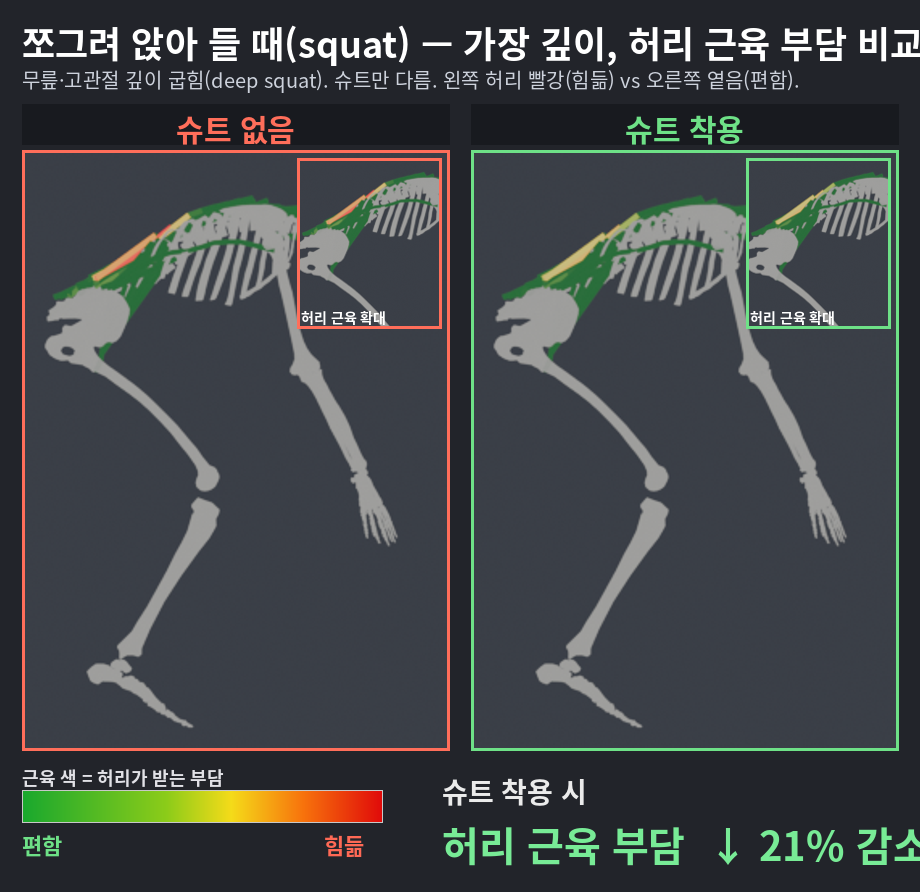
#> input picture opensim_analysis/thoracolumbar_fb/docs/images/literature_review/squat_deepflex_compare_grid.png, 920 x 892 px
$ python -i make_squat_compare.py   (imports and definitions only)
#> lines starting #> are read from the running program, lines starting #| are printed output that depends on the picture; after the words box and inside, x2 and y2 are one past the last pixel; in counts of white or black regions, pixels touching at a corner belong together
#> `colw=max(off.width,on.width); PAD=22; TOP=150; BAN=120`: PAD = 22
#> `W=2*colw+3*PAD; H=TOP+PH+PAD+BAN; BG=(34,36,42)`: H = 892
from PIL import Image, ImageDraw, ImageFont
import os, json, numpy as np
SRC="/tmp/cmp_render/squat_pub"  # squat deep-flexion t=1.992, AMIN0.13 VMAX0.43
# [1 line not run here, left out]
# [1 line that did not run here, left out]
# [1 line that did not run here, left out]
OUTDIR="/data/wearable-assist/opensim_analysis/thoracolumbar_fb/docs/images/literature_review"
OUT=os.path.join(OUTDIR,"squat_deepflex_compare_grid.png")
def F(s,b=False): return ImageFont.truetype("/usr/share/fonts/opentype/noto/NotoSansCJK-%s.ttc"%("Bold" if b else "Regular"),s)
def crop(p):
    im=Image.open(p).convert("RGB"); a=np.asarray(im).astype(int); bg=a[2,2]
    m=np.abs(a-bg).sum(2)>26; ys,xs=np.where(m)
    return im.crop((max(0,xs.min()-14),max(0,ys.min()-14),min(im.width,xs.max()+14),min(im.height,ys.max()+14)))
PH=600
def sc(im): return im.resize((int(im.width*PH/im.height),PH))
# [1 line that did not run here, left out]
# [1 line that did not run here, left out]
# [1 line that did not run here, left out]
# [1 line that did not run here, left out]
# [2 lines not run here, left out]
def zoom_es(p):
    im=Image.open(p).convert("RGB"); a=np.asarray(im).astype(int); bg=a[2,2]
    m=np.abs(a-bg).sum(2)>26; ys,xs=np.where(m); x0,y0,x1,y1=xs.min(),ys.min(),xs.max(),ys.max()
    w=x1-x0; h=y1-y0
    return im.crop((x0, y0, x0+int(w*0.62), y0+int(h*0.5)))
# [1 line that did not run here, left out]
# [1 line that did not run here, left out]
ZH=170
#> ZH = 170
# [10 lines not run here, left out]
# legend
lx=PAD; ly=TOP+PH+PAD+18; lw=360; lh=32
#> lx = 22
#> ly = 790
GYR=[(0.0,0.10,0.66,0.18),(0.4,0.55,0.80,0.10),(0.58,0.96,0.86,0.10),(0.78,0.97,0.45,0.05),(1.0,0.88,0.04,0.04)]
def lut(x):
    for i in range(len(GYR)-1):
        t0,r0,g0,b0=GYR[i]; t1,r1,g1,b1=GYR[i+1]
        if x<=t1:
            f=(x-t0)/(t1-t0) if t1>t0 else 0; return (r0+(r1-r0)*f,g0+(g1-g0)*f,b0+(b1-b0)*f)
    return GYR[-1][1:]
# [5 lines not run here, left out]
mx=lx+lw+60
#> mx = 442
# [3 lines not run here, left out]

>>> result = zoom_es('../../docs/images/literature_review/squat_deepflex_compare_grid.png')
#> in zoom_es, im is the input picture: PIL image 920x892 RGB; mean R, G, B 65.5, 69.5, 71.1
#> in zoom_es (call 3), `bg = a[2, 2]`: bg = [34, 36, 42]
#> in zoom_es (call 3), `m = np.abs(a - bg).sum(2) > 26`:
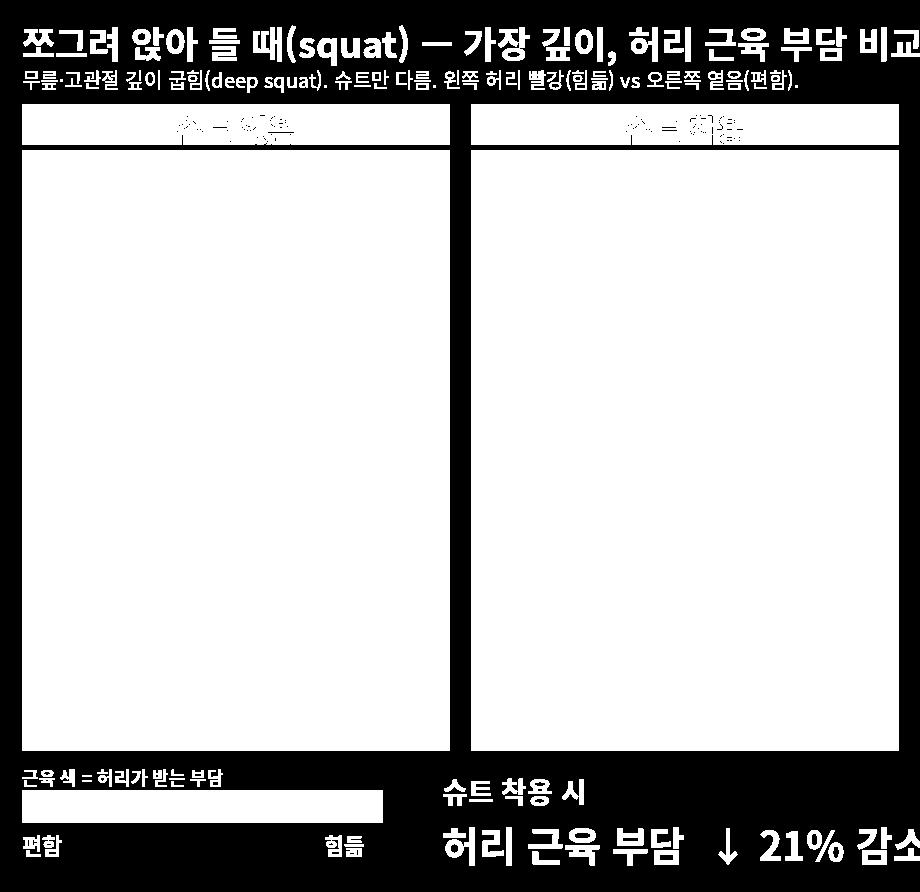
#> m: shape (892, 920) bool; 71.7% white; 173 black regions (137 under 20 px), largest, box (x1, y1, x2, y2) and area: (0, 0, 920, 892) 230085, (172, 34, 179, 49) 86, (581, 35, 588, 49) 85
#> in zoom_es (call 3), `x0, y0, x1, y1 = (xs.min(), ys.min(), xs.max(), ys.max())`: x0 = 22; y0 = 25; x1 = 919; y1 = 865
#> in zoom_es (call 3), `w = x1 - x0`: w = 897
#> in zoom_es (call 3), `h = y1 - y0`: h = 840
#> in zoom_es (call 3), `return im.crop((x0, y0, x0+int(w*0.62), y0+int(h*0.5)))`:
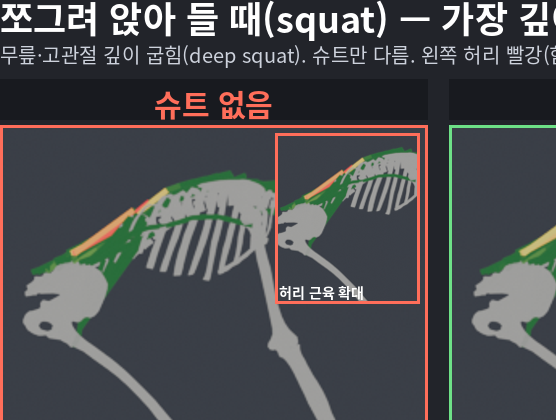
#> returned value: PIL image 556x420 RGB; mean R, G, B 74.3, 75.4, 78.2
